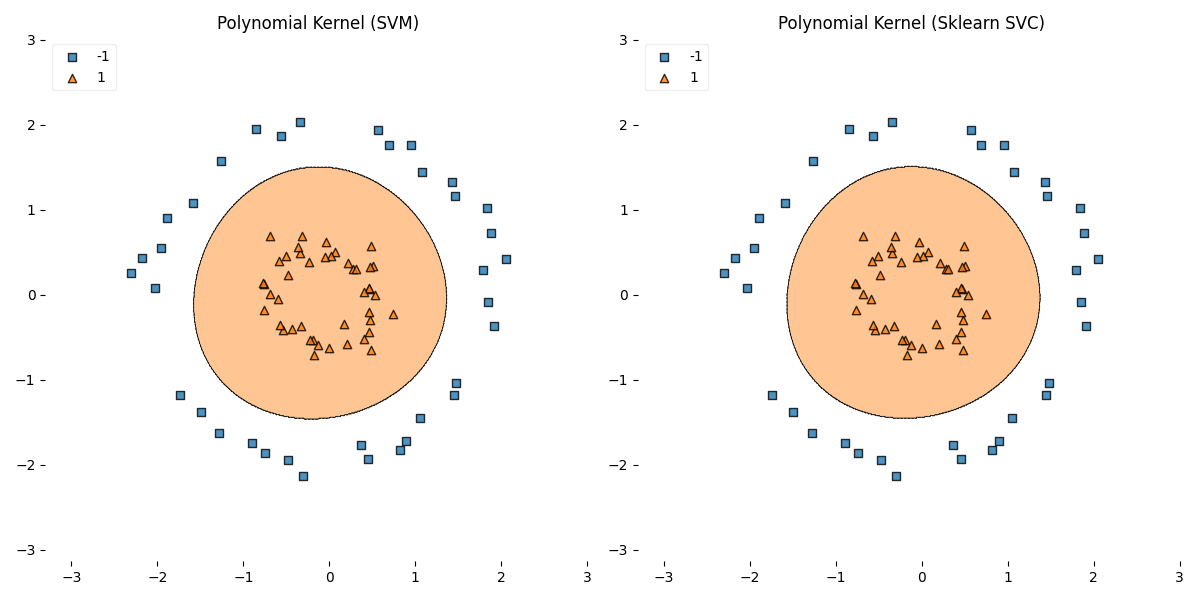

The Python source for this figure:
import numpy as np
from sklearn.datasets import make_circles
from sklearn.model_selection import train_test_split
from sklearn.preprocessing import StandardScaler
from sklearn.svm import SVC
from mlxtend.plotting import plot_decision_regions
import matplotlib.pyplot as plt
from smo import SVM
import matplotlib
matplotlib.use('TkAgg')


# -------------------------------------------------------------
#  Task 2: Training SVM with polynomial kernel and visualizing
#           the result for non-linear dataset
# -------------------------------------------------------------

X, y = make_circles(n_samples=100, factor=0.3, noise=0.05, random_state=42)
y[y == 0] = -1
X_train, X_test, y_train, y_test = train_test_split(X, y, test_size=0.2, random_state=42)
scaler = StandardScaler()
X_train = scaler.fit_transform(X_train)
X_test = scaler.transform(X_test)

svm_poly = SVM(kernel='poly')
svm_poly.fit(X_train, y_train)
svm_poly_predictions = svm_poly.predict(X_test)
svm_poly_accuracy = np.mean(svm_poly_predictions == y_test) * 100

# For comparing with sklearn's SVC
svc_poly = SVC(kernel='poly', degree=3, coef0=1, C=5)
svc_poly.fit(X_train, y_train)
svc_poly_predictions = svc_poly.predict(X_test)
svc_poly_accuracy = np.mean(svc_poly_predictions == y_test) * 100

print(f"Polynomial Kernel (SVM) Accuracy: {svm_poly_accuracy:.2f} %")
print(f"Polynomial Kernel (Sklearn SVC) Accuracy: {svc_poly_accuracy:.2f} %")

plt.figure(figsize=(12, 6))
plt.subplot(1, 2, 1)
plot_decision_regions(X_train, y_train, clf=svm_poly, legend=2)
plt.title('Polynomial Kernel (SVM)')
plt.subplot(1, 2, 2)
plot_decision_regions(X_train, y_train, clf=svc_poly, legend=2)
plt.title('Polynomial Kernel (Sklearn SVC)')
plt.tight_layout()
plt.savefig('test_task2_polynomial.png')
plt.show()
